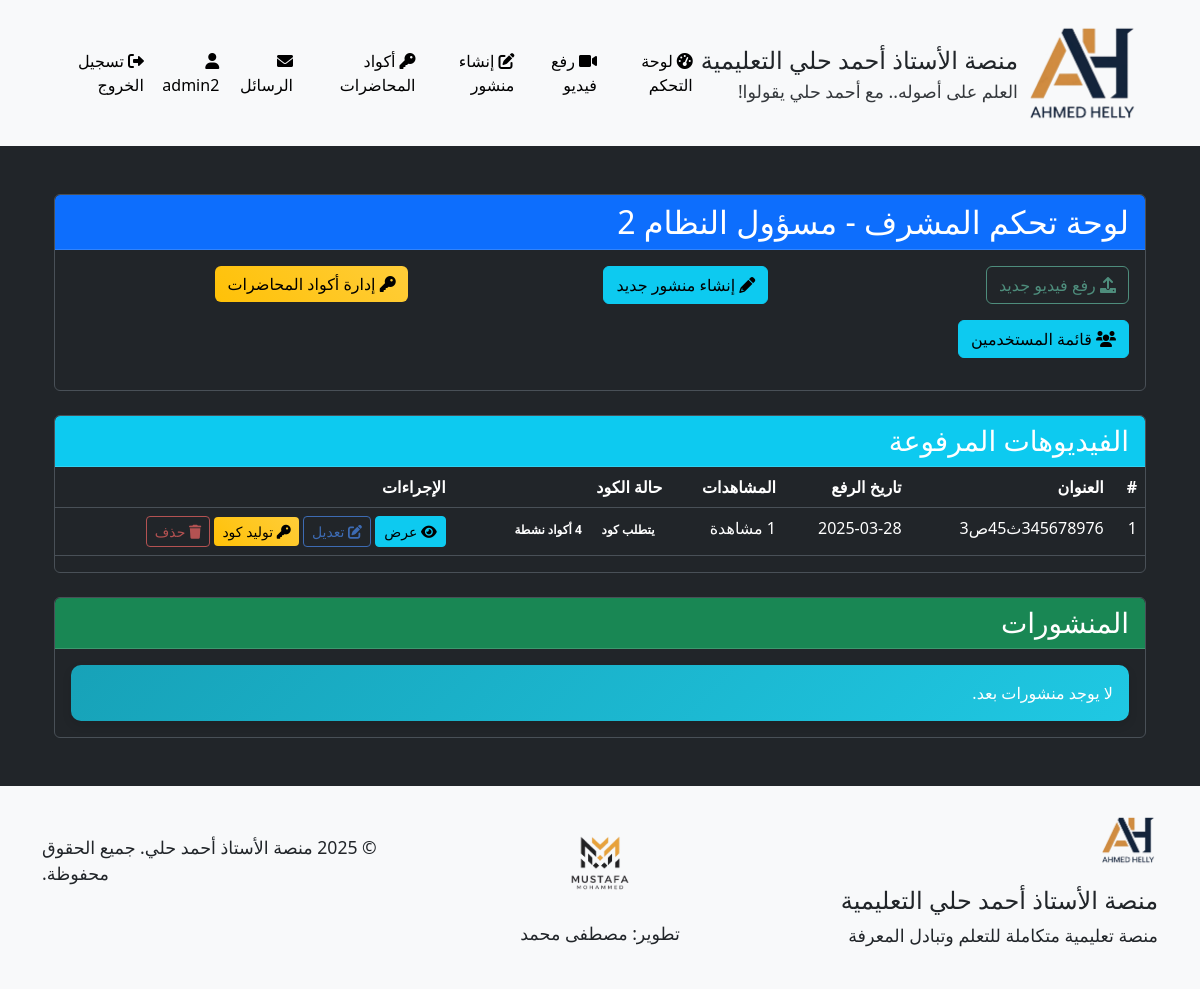
Screenshot of /admin/dashboard (signed in) with the database file from the repository.
### models.py (models this page shows, shortened)
class User(UserMixin, db.Model):
    __tablename__ = 'users'
    id = db.Column(db.Integer, primary_key=True)
    username = db.Column(db.String(64), unique=True, nullable=False)
    full_name = db.Column(db.String(100), nullable=True)  # الاسم الثلاثي
    email = db.Column(db.String(100), nullable=True)  # البريد الإلكتروني للاستعادة
    phone = db.Column(db.String(20), nullable=True)   # رقم الهاتف للاستعادة
    password_hash = db.Column(db.String(256), nullable=False)
    role = db.Column(db.String(20), nullable=False)  # 'admin' or 'student'
    reset_token = db.Column(db.String(100), nullable=True)  # رمز استعادة كلمة المرور
    reset_token_expiry = db.Column(db.DateTime, nullable=True)  # تاريخ انتهاء صلاحية الرمز
    videos = db.relationship('Video', backref='uploader', lazy='dynamic')
    comments = db.relationship('Comment', backref='author', lazy='dynamic')
    posts = db.relationship('Post', backref='author', lazy='dynamic')
    video_views = db.relationship('VideoView', backref='viewer', lazy='dynamic')
    def is_admin(self):
        return self.role == 'admin'

class Video(db.Model):
    __tablename__ = 'videos'
    id = db.Column(db.Integer, primary_key=True)
    title = db.Column(db.String(100), nullable=False)
    url = db.Column(db.String(200), nullable=True)  # يمكن أن يكون فارغًا في حالة رفع ملف
    file_path = db.Column(db.String(200), nullable=True)  # مسار الملف المرفوع
    description = db.Column(db.Text)
    uploaded_by = db.Column(db.Integer, db.ForeignKey('users.id'), nullable=False)
    created_at = db.Column(db.DateTime, default=datetime.utcnow)
    requires_code = db.Column(db.Boolean, default=True)  # هل تتطلب المحاضرة كود للوصول
    comments = db.relationship('Comment', backref='video', lazy='dynamic', cascade='all, delete-orphan')

### routes.py (the view)
@admin_bp.route('/dashboard')
@login_required
def dashboard():
    if not current_user.is_admin():
        abort(403)
    videos = Video.query.order_by(Video.created_at.desc()).all()
    posts = Post.query.order_by(Post.created_at.desc()).all()
    video_stats = {}
    for video in videos:
        views = VideoView.query.filter_by(video_id=video.id).all()
        viewers = User.query.join(VideoView, User.id == VideoView.user_id).filter(VideoView.video_id == video.id).all()
        active_codes = LectureCode.query.filter_by(video_id=video.id, is_active=True).all()
        video_stats[video.id] = {
            'views_count': len(views),
            'viewers': viewers,
            'active_codes': active_codes
        }
    return render_template('admin/dashboard.html', videos=videos, posts=posts, video_stats=video_stats)

### templates/admin/dashboard.html (shortened to what this page needs)
{% extends 'base.html' %}
{% block content %}
<div class="container mt-5 text-right">
    <div class="row">
        <div class="col-md-12">
            <div class="card mb-4">
                <div class="card-header bg-primary text-white">
                    <h2 class="mb-0">لوحة تحكم المشرف - {{ current_user.full_name }}</h2>
                </div>
                <div class="card-body">
                    <div class="row">
                        <div class="col-md-4 mb-3">
                            <a href="{{ url_for('admin.upload_video') }}" class="btn btn-success btn-block">
                                <i class="fa fa-upload"></i> رفع فيديو جديد
                            </a>
                        </div>
                        <div class="col-md-4 mb-3">
                            <a href="{{ url_for('admin.create_post') }}" class="btn btn-info btn-block">
                                <i class="fa fa-pencil"></i> إنشاء منشور جديد
                            </a>
                        </div>
                        <div class="col-md-4 mb-3">
                            <a href="{{ url_for('admin.lecture_codes') }}" class="btn btn-warning btn-block">
                                <i class="fa fa-key"></i> إدارة أكواد المحاضرات
                            </a>
                        </div>
                        <div class="col-md-4 mb-3">
                            <a href="{{ url_for('admin.users_list') }}" class="btn btn-info btn-block">
                                <i class="fas fa-users"></i> قائمة المستخدمين
                            </a>
                        </div>
                    </div>
                </div>
            </div>
            <div class="card mb-4">
                <div class="card-header bg-info text-white">
                    <h3 class="mb-0">الفيديوهات المرفوعة</h3>
                </div>
                <div class="card-body p-0">
                    {% if videos %}
                    <div class="table-responsive">
                        <table class="table table-hover">
                            <thead class="thead-light">
                                <tr>
                                    <th>#</th>
                                    <th>العنوان</th>
                                    <th>تاريخ الرفع</th>
                                    <th>المشاهدات</th>
                                    <th>حالة الكود</th>
                                    <th>الإجراءات</th>
                                </tr>
                            </thead>
                            <tbody>
                                {% for video in videos %}
                                <tr>
                                    <td>{{ loop.index }}</td>
                                    <td>{{ video.title }}</td>
                                    <td>{{ video.created_at.strftime('%Y-%m-%d') }}</td>
                                    <td>{{ video_stats[video.id]['views_count'] }} مشاهدة</td>
                                    <td>
                                        {% if video.requires_code %}
                                            <span class="badge badge-warning">يتطلب كود</span>
                                            {% if video_stats[video.id]['active_codes'] %}
                                                <span class="badge badge-success">{{ video_stats[video.id]['active_codes']|length }} أكواد نشطة</span>
                                            {% else %}
                                                <span class="badge badge-danger">لا توجد أكواد نشطة</span>
                                            {% endif %}
                                        {% else %}
                                            <span class="badge badge-success">متاح للجميع</span>
                                        {% endif %}
                                    </td>
                                    <td>
                                        <a href="{{ url_for('student.view_video', video_id=video.id) }}" class="btn btn-sm btn-info">
                                            <i class="fa fa-eye"></i> عرض
                                        </a>
                                        <a href="{{ url_for('admin.edit_video', video_id=video.id) }}" class="btn btn-sm btn-primary">
                                            <i class="fa fa-edit"></i> تعديل
                                        </a>
                                        {% if video.requires_code %}
                                            <form method="POST" action="{{ url_for('admin.create_lecture_code', video_id=video.id) }}" class="d-inline">
                                                <button type="submit" class="btn btn-sm btn-warning">
                                                    <i class="fa fa-key"></i> توليد كود
                                                </button>
                                            </form>
                                        {% endif %}
                                        <a href="{{ url_for('admin.delete_video', video_id=video.id) }}" class="btn btn-sm btn-danger" onclick="return confirm('هل أنت متأكد من حذف هذا الفيديو؟');">
                                            <i class="fa fa-trash"></i> حذف
                                        </a>
                                    </td>
                                </tr>
                                {% endfor %}
                            </tbody>
                        </table>
                    </div>
                    {% else %}
                    <div class="alert alert-info m-3">لا يوجد فيديوهات مرفوعة بعد.</div>
                    {% endif %}
                </div>
            </div>
            <div class="card">
                <div class="card-header bg-success text-white">
                    <h3 class="mb-0">المنشورات</h3>
                </div>
                <div class="card-body p-0">
                    {% if posts %}
                    <div class="table-responsive">
                        <table class="table table-hover">
                            <thead class="thead-light">
                                <tr>
                                    <th>#</th>
                                    <th>العنوان</th>
                                    <th>تاريخ النشر</th>
                                    <th>الإجراءات</th>
                                </tr>
                            </thead>
                            <tbody>
                                {% for post in posts %}
                                <tr>
                                    <td>{{ loop.index }}</td>
                                    <td>{{ post.title }}</td>
                                    <td>{{ post.created_at.strftime('%Y-%m-%d') }}</td>
                                    <td>
                                        <a href="{{ url_for('student.view_post', post_id=post.id) }}" class="btn btn-sm btn-info">
                                            <i class="fa fa-eye"></i> عرض
                                        </a>
                                        <a href="{{ url_for('admin.delete_post', post_id=post.id) }}" class="btn btn-sm btn-danger" onclick="return confirm('هل أنت متأكد من حذف هذا المنشور؟');">
                                            <i class="fa fa-trash"></i> حذف
                                        </a>
                                    </td>
                                </tr>
                                {% endfor %}
                            </tbody>
                        </table>
                    </div>
                    {% else %}
                    <div class="alert alert-info m-3">لا يوجد منشورات بعد.</div>
                    {% endif %}
                </div>
            </div>
        </div>
    </div>
</div>
{% endblock %}

### templates/base.html (shortened to what this page needs)
<!DOCTYPE html>
<html lang="ar" data-bs-theme="dark">
<head>
    <link rel="stylesheet" href="https://cdn.jsdelivr.net/npm/bootstrap@5.3.0/dist/css/bootstrap.min.css">
    <link rel="stylesheet" href="https://cdnjs.cloudflare.com/ajax/libs/font-awesome/6.0.0/css/all.min.css">
    <link rel="stylesheet" href="{{ url_for('static', filename='css/style.css') }}">
</head>
<body>
    <header>
        <nav class="navbar navbar-expand-lg navbar-light bg-light">
            <div class="container">
                <a class="navbar-brand" href="{{ url_for('main.index') }}">
                    <img src="{{ url_for('static', filename='img/ahmed-helly-logo.png') }}" alt="شعار الأستاذ أحمد حلي" height="120" class="me-2">
                    <div class="d-flex flex-column">
                        <span class="text-dark" style="font-size: 1.5rem;">منصة الأستاذ أحمد حلي التعليمية</span>
                        <small class="text-dark" style="font-size: 1.1rem;">العلم على أصوله.. مع أحمد حلي يقولوا!</small>
                    </div>
                </a>
                <div class="collapse navbar-collapse" id="navbarNav">
                    <ul class="navbar-nav ms-auto">
                        {% if current_user.is_authenticated %}
                            {% if current_user.role == 'admin' %}
                                <li class="nav-item">
                                    <a class="nav-link {% if request.path.startswith('/admin/dashboard') %}active{% endif %}" href="{{ url_for('admin.dashboard') }}">
                                        <i class="fas fa-tachometer-alt me-1"></i>لوحة التحكم
                                    </a>
                                </li>
                                <li class="nav-item">
                                    <a class="nav-link {% if request.path.startswith('/admin/upload_video') %}active{% endif %}" href="{{ url_for('admin.upload_video') }}">
                                        <i class="fas fa-video me-1"></i>رفع فيديو
                                    </a>
                                </li>
                                <li class="nav-item">
                                    <a class="nav-link {% if request.path.startswith('/admin/create_post') %}active{% endif %}" href="{{ url_for('admin.create_post') }}">
                                        <i class="fas fa-edit me-1"></i>إنشاء منشور
                                    </a>
                                </li>
                                <li class="nav-item">
                                    <a class="nav-link {% if request.path.startswith('/admin/lecture_codes') %}active{% endif %}" href="{{ url_for('admin.lecture_codes') }}">
                                        <i class="fas fa-key me-1"></i>أكواد المحاضرات
                                    </a>
                                </li>
                            {% endif %}
                            <li class="nav-item">
                                <a class="nav-link {% if request.path.startswith('/messages') %}active{% endif %}" href="{{ url_for('main.messages') }}">
                                    <i class="fas fa-envelope me-1"></i>الرسائل
                                    {% set unread_count = current_user.received_messages.filter_by(is_read=False).count() %}
                                </a>
                            </li>
                            <li class="nav-item">
                                <a class="nav-link {% if request.path.startswith('/profile') %}active{% endif %}" href="{{ url_for('main.profile') }}">
                                    <i class="fas fa-user me-1"></i>{{ current_user.username }}
                                </a>
                            </li>
                            <li class="nav-item">
                                <a class="nav-link" href="{{ url_for('main.logout') }}">
                                    <i class="fas fa-sign-out-alt me-1"></i>تسجيل الخروج
                                </a>
                            </li>
                        {% endif %}
                    </ul>
                </div>
            </div>
        </nav>
    </header>
    <main class="container my-4">
        {% block content %}{% endblock %}
    </main>
    <footer class="bg-light text-dark py-4 mt-5">
        <div class="container">
            <div class="row">
                <div class="col-md-4">
                    <img src="{{ url_for('static', filename='img/ahmed-helly-logo.png') }}" alt="شعار الأستاذ أحمد حلي" height="60" class="mb-3">
                    <h4 class="text-dark">منصة الأستاذ أحمد حلي التعليمية</h4>
                    <p class="text-dark" style="font-size: 1.1rem;">منصة تعليمية متكاملة للتعلم وتبادل المعرفة</p>
                </div>
                <div class="col-md-4 text-center d-flex flex-column align-items-center justify-content-center">
                    <a href="#" class="text-dark text-decoration-none">
                        <img src="{{ url_for('static', filename='img/mustafa-logo.png') }}" alt="شعار مصطفى محمد" height="100" class="mb-2">
                        <p class="text-dark" style="font-size: 1.1rem;">تطوير: مصطفى محمد</p>
                    </a>
                </div>
                <div class="col-md-4 text-md-end">
                    <p class="mt-4 text-dark" style="font-size: 1.1rem;">&copy; 2025 منصة الأستاذ أحمد حلي. جميع الحقوق محفوظة.</p>
                </div>
            </div>
        </div>
    </footer>
</body>
</html>

### rows the page displays
User: username "admin2", full_name "مسؤول النظام 2"
Video: title "345678976ث45ص3", created_at "2025-03-28", video_stats "4"
